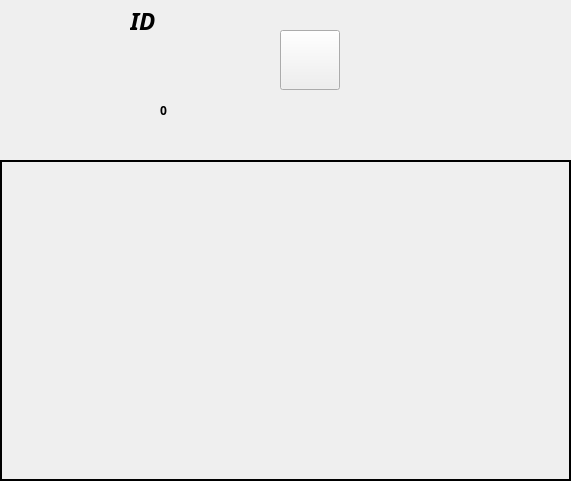
<?xml version="1.0" encoding="UTF-8"?>
<ui version="4.0">
 <class>MemberCenter</class>
 <widget class="QWidget" name="MemberCenter">
  <property name="geometry">
   <rect>
    <x>0</x>
    <y>0</y>
    <width>571</width>
    <height>481</height>
   </rect>
  </property>
  <property name="windowTitle">
   <string>Form</string>
  </property>
  <widget class="QLabel" name="label">
   <property name="geometry">
    <rect>
     <x>0</x>
     <y>160</y>
     <width>571</width>
     <height>321</height>
    </rect>
   </property>
   <property name="frameShape">
    <enum>QFrame::WinPanel</enum>
   </property>
   <property name="text">
    <string/>
   </property>
   <property name="pixmap">
    <pixmap resource="Img.qrc">:/Img/MemberShow.png</pixmap>
   </property>
   <property name="scaledContents">
    <bool>true</bool>
   </property>
  </widget>
  <widget class="QLabel" name="avatar">
   <property name="geometry">
    <rect>
     <x>0</x>
     <y>4</y>
     <width>121</width>
     <height>121</height>
    </rect>
   </property>
   <property name="tabletTracking">
    <bool>false</bool>
   </property>
   <property name="focusPolicy">
    <enum>Qt::NoFocus</enum>
   </property>
   <property name="contextMenuPolicy">
    <enum>Qt::NoContextMenu</enum>
   </property>
   <property name="acceptDrops">
    <bool>false</bool>
   </property>
   <property name="toolTip">
    <string>个人主页</string>
   </property>
   <property name="accessibleName">
    <string>个人信息</string>
   </property>
   <property name="autoFillBackground">
    <bool>false</bool>
   </property>
   <property name="frameShape">
    <enum>QFrame::NoFrame</enum>
   </property>
   <property name="text">
    <string/>
   </property>
   <property name="textFormat">
    <enum>Qt::AutoText</enum>
   </property>
   <property name="pixmap">
    <pixmap resource="Img.qrc">:/Img/Arous.png</pixmap>
   </property>
   <property name="scaledContents">
    <bool>true</bool>
   </property>
   <property name="wordWrap">
    <bool>false</bool>
   </property>
   <property name="textInteractionFlags">
    <set>Qt::NoTextInteraction</set>
   </property>
   <property name="buddy">
    <cstring></cstring>
   </property>
  </widget>
  <widget class="QLabel" name="member">
   <property name="geometry">
    <rect>
     <x>130</x>
     <y>40</y>
     <width>151</width>
     <height>51</height>
    </rect>
   </property>
   <property name="font">
    <font>
     <family>Bahnschrift SemiLight</family>
     <pointsize>12</pointsize>
     <weight>75</weight>
     <bold>true</bold>
    </font>
   </property>
   <property name="toolTip">
    <string>会员等级</string>
   </property>
   <property name="text">
    <string/>
   </property>
   <property name="pixmap">
    <pixmap resource="Img.qrc">:/Img/VIP1.png</pixmap>
   </property>
   <property name="scaledContents">
    <bool>true</bool>
   </property>
  </widget>
  <widget class="QLabel" name="label_bonds">
   <property name="geometry">
    <rect>
     <x>120</x>
     <y>94</y>
     <width>31</width>
     <height>31</height>
    </rect>
   </property>
   <property name="font">
    <font>
     <weight>75</weight>
     <bold>true</bold>
    </font>
   </property>
   <property name="toolTip">
    <string>点券</string>
   </property>
   <property name="text">
    <string/>
   </property>
   <property name="pixmap">
    <pixmap resource="Img.qrc">:/Img/Bonds.png</pixmap>
   </property>
   <property name="scaledContents">
    <bool>true</bool>
   </property>
  </widget>
  <widget class="QLabel" name="id">
   <property name="geometry">
    <rect>
     <x>130</x>
     <y>0</y>
     <width>291</width>
     <height>41</height>
    </rect>
   </property>
   <property name="font">
    <font>
     <family>Lucida Sans</family>
     <pointsize>18</pointsize>
     <weight>75</weight>
     <italic>true</italic>
     <bold>true</bold>
    </font>
   </property>
   <property name="toolTip">
    <string>名称</string>
   </property>
   <property name="text">
    <string>ID</string>
   </property>
  </widget>
  <widget class="QLabel" name="bonds">
   <property name="geometry">
    <rect>
     <x>160</x>
     <y>100</y>
     <width>71</width>
     <height>20</height>
    </rect>
   </property>
   <property name="font">
    <font>
     <family>Arial Black</family>
     <weight>75</weight>
     <bold>true</bold>
    </font>
   </property>
   <property name="toolTip">
    <string>点券</string>
   </property>
   <property name="text">
    <string>0</string>
   </property>
  </widget>
  <widget class="QPushButton" name="btn_vipupgrade">
   <property name="geometry">
    <rect>
     <x>280</x>
     <y>30</y>
     <width>60</width>
     <height>60</height>
    </rect>
   </property>
   <property name="toolTip">
    <string>VIP升级</string>
   </property>
   <property name="text">
    <string/>
   </property>
   <property name="icon">
    <iconset>
     <normalon>:/Img/VIPUpgrade.png</normalon>
    </iconset>
   </property>
   <property name="iconSize">
    <size>
     <width>60</width>
     <height>60</height>
    </size>
   </property>
  </widget>
 </widget>
 <resources>
  <include location="Img.qrc"/>
 </resources>
 <connections/>
</ui>
